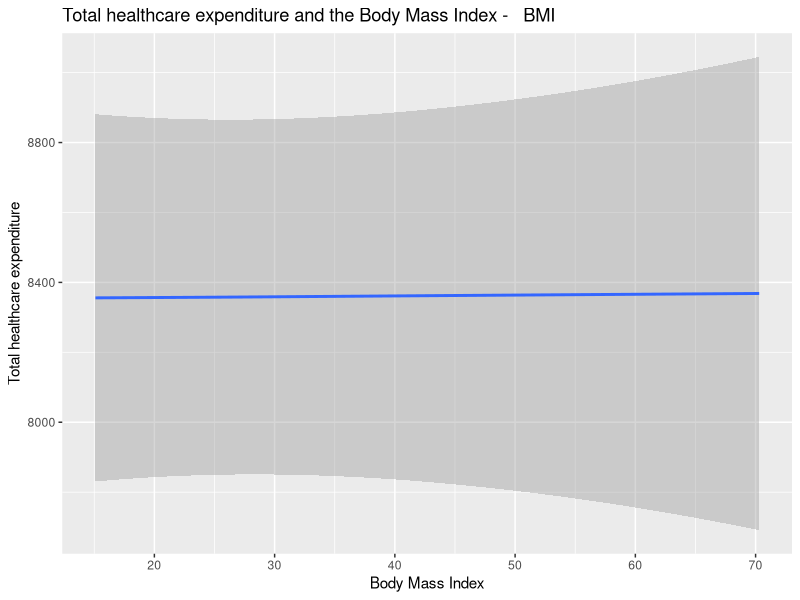
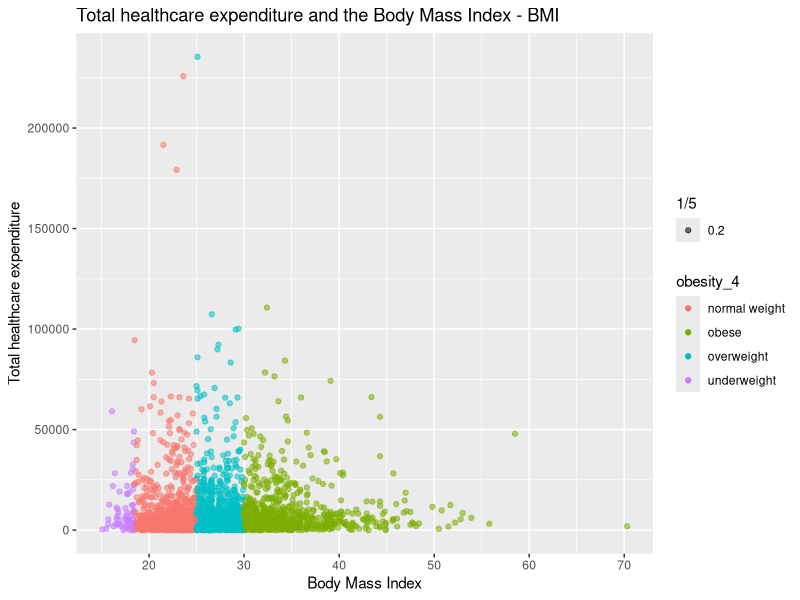

Write R code to recreate these figures, in order.
## ---- chunk 1
knitr::opts_chunk$set(echo = TRUE)
## ---- chunk 2
# You should install the package "tidyverse" before running the code
#install.packages("tidyverse")
library(tidyverse)
library(ggplot2)

## ---- chunk 3
#install.packages("haven")
library(haven)
meps_senior <- read_dta("meps_senior.dta")
View(meps_senior)
## ---- chunk 4
new_meps_senior <-   
  mutate(meps_senior, obesity_4 = ifelse(bmi> 15.1 & bmi <18.5,"underweight",
  ifelse(bmi >= 18.5 & bmi < 25, "normal weight",
  ifelse(bmi >= 25 & bmi <30,"overweight","obese"))))

## ---- chunk 5

# 1st graph

new_meps_senior %>%
  ggplot(mapping = aes(x = bmi, y = totalexp)) +
  geom_smooth(se = T)+
  labs(title = "Total healthcare expenditure and the Body Mass Index -   BMI") +
  ylab("Total healthcare expenditure")+
  xlab("Body Mass Index")

# 2nd graph with color 

new_meps_senior %>%
  ggplot()+
  geom_point(aes(x=bmi, y=totalexp, color = obesity_4, alpha = 1/5)) +
  labs(title = "Total healthcare expenditure and the Body Mass Index - BMI") +
  ylab("Total healthcare expenditure")+
  xlab("Body Mass Index")
